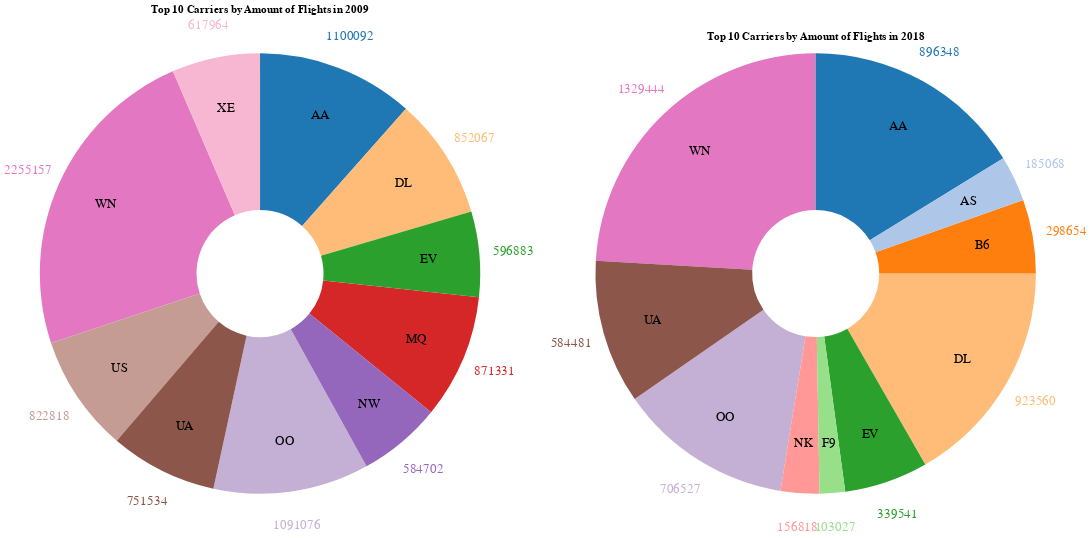

Source (notebook cell):
### Code cell
import altair as alt
import pandas as pd

# Function to create pie chart for top carriers
def create_pie_chart(data, year):
    # Creating the pie chart using Altair
    chart = alt.Chart(data).mark_arc(outerRadius=260, innerRadius=75).encode(
        theta=alt.Theta(field="Flight Count", type="quantitative", stack=True),
        color=alt.Color('Carrier:N', scale=alt.Scale(scheme='category20'), legend=None),
    ).properties(
        title=f'Top 10 Carriers by Amount of Flights in {year}',
        width=500,
        height=200
    )

    # Add value text on the pie chart
    value_text = chart.mark_text(radius=300, size=15).encode(
        text=alt.Text('Flight Count:Q')
    )

    # Add carrier name text on the pie chart
    text = chart.mark_text(radius=200, size=15).encode(
        text=alt.Text('Carrier:N'),
        color=alt.value("#000000")
    )

    # Combine the chart and text
    return chart + text + value_text

# Create pie charts for both 2009 and 2018
pie_2009 = create_pie_chart(top_10_2009, 2009)
pie_2018 = create_pie_chart(top_10_2018, 2018)

# Display both pie charts side by side
pie_2009 | pie_2018

### Figure 1 — Vega-Lite specification as saved in the notebook (floating-point values rounded to 4 significant figures)
{"config": {"view": {"continuousWidth": 400, "continuousHeight": 300}}, "hconcat": [{"layer": [{"mark": {"type": "arc", "innerRadius": 75, "outerRadius": 260}, "encoding": {"color": {"field": "Carrier", "legend": null, "scale": {"scheme": "category20"}, "type": "nominal"}, "theta": {"field": "Flight Count", "stack": true, "type": "quantitative"}}, "height": 200, "title": "Top 10 Carriers by Amount of Flights in 2009", "width": 500}, {"mark": {"type": "text", "radius": 200, "size": 15}, "encoding": {"color": {"value": "#000000"}, "text": {"field": "Carrier", "type": "nominal"}, "theta": {"field": "Flight Count", "stack": true, "type": "quantitative"}}, "height": 200, "title": "Top 10 Carriers by Amount of Flights in 2009", "width": 500}, {"mark": {"type": "text", "radius": 300, "size": 15}, "encoding": {"color": {"field": "Carrier", "legend": null, "scale": {"scheme": "category20"}, "type": "nominal"}, "text": {"field": "Flight Count", "type": "quantitative"}, "theta": {"field": "Flight Count", "stack": true, "type": "quantitative"}}, "height": 200, "title": "Top 10 Carriers by Amount of Flights in 2009", "width": 500}], "data": {"name": "data-0f21cc0b46e8a1506c56d1362280d1f8"}}, {"layer": [{"mark": {"type": "arc", "innerRadius": 75, "outerRadius": 260}, "encoding": {"color": {"field": "Carrier", "legend": null, "scale": {"scheme": "category20"}, "type": "nominal"}, "theta": {"field": "Flight Count", "stack": true, "type": "quantitative"}}, "height": 200, "title": "Top 10 Carriers by Amount of Flights in 2018", "width": 500}, {"mark": {"type": "text", "radius": 200, "size": 15}, "encoding": {"color": {"value": "#000000"}, "text": {"field": "Carrier", "type": "nominal"}, "theta": {"field": "Flight Count", "stack": true, "type": "quantitative"}}, "height": 200, "title": "Top 10 Carriers by Amount of Flights in 2018", "width": 500}, {"mark": {"type": "text", "radius": 300, "size": 15}, "encoding": {"color": {"field": "Carrier", "legend": null, "scale": {"scheme": "category20"}, "type": "nominal"}, "text": {"field": "Flight Count", "type": "quantitative"}, "theta": {"field": "Flight Count", "stack": true, "type": "quantitative"}}, "height": 200, "title": "Top 10 Carriers by Amount of Flights in 2018", "width": 500}], "data": {"name": "data-58934cc19c5278db86b6165d22e51bab"}}], "$schema": "https://vega.github.io/schema/vega-lite/v4.17.0.json", "datasets": {"data-0f21cc0b46e8a1506c56d1362280d1f8": [{"Carrier": "WN", "Flight Count": 2255157, "Year": 2009}, {"Carrier": "AA", "Flight Count": 1100092, "Year": 2009}, {"Carrier": "OO", "Flight Count": 1091076, "Year": 2009}, {"Carrier": "MQ", "Flight Count": 871331, "Year": 2009}, {"Carrier": "DL", "Flight Count": 852067, "Year": 2009}, {"Carrier": "US", "Flight Count": 822818, "Year": 2009}, {"Carrier": "UA", "Flight Count": 751534, "Year": 2009}, {"Carrier": "XE", "Flight Count": 617964, "Year": 2009}, {"Carrier": "EV", "Flight Count": 596883, "Year": 2009}, {"Carrier": "NW", "Flight Count": 584702, "Year": 2009}], "data-58934cc19c5278db86b6165d22e51bab": [{"Carrier": "WN", "Flight Count": 1329444, "Year": 2018}, {"Carrier": "DL", "Flight Count": 923560, "Year": 2018}, {"Carrier": "AA", "Flight Count": 896348, "Year": 2018}, {"Carrier": "OO", "Flight Count": 706527, "Year": 2018}, {"Carrier": "UA", "Flight Count": 584481, "Year": 2018}, {"Carrier": "EV", "Flight Count": 339541, "Year": 2018}, {"Carrier": "B6", "Flight Count": 298654, "Year": 2018}, {"Carrier": "AS", "Flight Count": 185068, "Year": 2018}, {"Carrier": "NK", "Flight Count": 156818, "Year": 2018}, {"Carrier": "F9", "Flight Count": 103027, "Year": 2018}]}}
